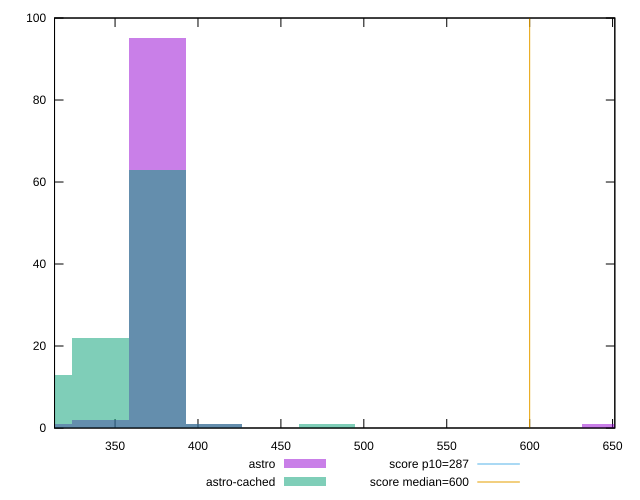

Source code (gnuplot):
reset

$astro <<EOF
648.5312102406341 1
375.4654375077355 95
409.59865909934786 1
341.3322159161232 2
307.19899432451086 1
EOF

$astroCached <<EOF
375.4654375077355 63
341.3322159161232 22
307.19899432451086 13
409.59865909934786 1
477.8651022825725 1
EOF

set key outside below
set boxwidth 34.13322159161232
set xrange [313.5:651.3525]
set yrange [0:100]
set trange [0:100]
set style fill transparent solid 0.5 noborder

set parametric
set terminal svg size 640, 500 enhanced background rgb 'white'
set output "reports/report_00033_2021-03-01T14-23-16.841Z/total-blocking-time/comparison/histogram/0_vs_1.svg"

plot $astro title "astro" with boxes, \
     $astroCached title "astro-cached" with boxes, \
     287,t title "score p10=287", \
     600,t title "score median=600"

reset
